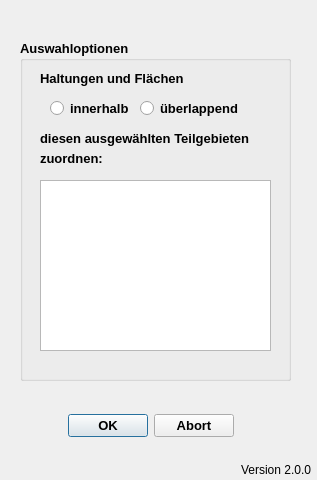
<?xml version="1.0" encoding="UTF-8"?>
<ui version="4.0">
 <class>ConnectDialogBase</class>
 <widget class="QDialog" name="ConnectDialogBase">
  <property name="geometry">
   <rect>
    <x>0</x>
    <y>0</y>
    <width>317</width>
    <height>480</height>
   </rect>
  </property>
  <property name="windowTitle">
   <string>Aus Verbindungslinien zugeordnete Haltungen in Flächen eintragen</string>
  </property>
  <widget class="QDialogButtonBox" name="button_box">
   <property name="geometry">
    <rect>
     <x>60</x>
     <y>410</y>
     <width>181</width>
     <height>32</height>
    </rect>
   </property>
   <property name="font">
    <font>
     <pointsize>10</pointsize>
     <weight>75</weight>
     <bold>true</bold>
    </font>
   </property>
   <property name="toolTip">
    <string>&lt;html&gt;&lt;head/&gt;&lt;body&gt;&lt;p&gt;Datenimport starten ...&lt;/p&gt;&lt;/body&gt;&lt;/html&gt;</string>
   </property>
   <property name="orientation">
    <enum>Qt::Horizontal</enum>
   </property>
   <property name="standardButtons">
    <set>QDialogButtonBox::Abort|QDialogButtonBox::Ok</set>
   </property>
   <property name="centerButtons">
    <bool>true</bool>
   </property>
  </widget>
  <widget class="QLabel" name="label_3">
   <property name="geometry">
    <rect>
     <x>240</x>
     <y>460</y>
     <width>71</width>
     <height>20</height>
    </rect>
   </property>
   <property name="toolTip">
    <string>Version QKan Import</string>
   </property>
   <property name="text">
    <string>Version 2.0.0</string>
   </property>
   <property name="alignment">
    <set>Qt::AlignRight|Qt::AlignTrailing|Qt::AlignVCenter</set>
   </property>
  </widget>
  <widget class="QGroupBox" name="groupBox_2">
   <property name="geometry">
    <rect>
     <x>20</x>
     <y>40</y>
     <width>271</width>
     <height>341</height>
    </rect>
   </property>
   <property name="font">
    <font>
     <pointsize>10</pointsize>
     <weight>75</weight>
     <bold>true</bold>
    </font>
   </property>
   <property name="title">
    <string>Auswahloptionen</string>
   </property>
   <widget class="QListWidget" name="lw_teilgebiete">
    <property name="geometry">
     <rect>
      <x>20</x>
      <y>140</y>
      <width>231</width>
      <height>171</height>
     </rect>
    </property>
    <property name="toolTip">
     <string extracomment="Auswahl der zu bearbeitenden Teilgebiete. Alle auswählen mit [Strg]+A"/>
    </property>
    <property name="statusTip">
     <string extracomment="Auswahl der zu bearbeitenden Teilgebiete. Alle auswählen mit [Strg]+A"/>
    </property>
    <property name="selectionMode">
     <enum>QAbstractItemView::ExtendedSelection</enum>
    </property>
   </widget>
   <widget class="QLabel" name="label">
    <property name="geometry">
     <rect>
      <x>20</x>
      <y>90</y>
      <width>241</width>
      <height>16</height>
     </rect>
    </property>
    <property name="text">
     <string>diesen ausgewählten Teilgebieten</string>
    </property>
   </widget>
   <widget class="QRadioButton" name="rb_within">
    <property name="geometry">
     <rect>
      <x>30</x>
      <y>60</y>
      <width>82</width>
      <height>17</height>
     </rect>
    </property>
    <property name="text">
     <string>innerhalb</string>
    </property>
   </widget>
   <widget class="QRadioButton" name="rb_overlaps">
    <property name="geometry">
     <rect>
      <x>120</x>
      <y>60</y>
      <width>111</width>
      <height>17</height>
     </rect>
    </property>
    <property name="text">
     <string>überlappend</string>
    </property>
   </widget>
   <widget class="QLabel" name="label_2">
    <property name="geometry">
     <rect>
      <x>20</x>
      <y>30</y>
      <width>151</width>
      <height>16</height>
     </rect>
    </property>
    <property name="text">
     <string>Haltungen und Flächen</string>
    </property>
   </widget>
   <widget class="QLabel" name="label_4">
    <property name="geometry">
     <rect>
      <x>20</x>
      <y>110</y>
      <width>81</width>
      <height>16</height>
     </rect>
    </property>
    <property name="text">
     <string>zuordnen:</string>
    </property>
   </widget>
  </widget>
 </widget>
 <resources/>
 <connections>
  <connection>
   <sender>button_box</sender>
   <signal>accepted()</signal>
   <receiver>ConnectDialogBase</receiver>
   <slot>accept()</slot>
   <hints>
    <hint type="sourcelabel">
     <x>265</x>
     <y>205</y>
    </hint>
    <hint type="destinationlabel">
     <x>275</x>
     <y>117</y>
    </hint>
   </hints>
  </connection>
  <connection>
   <sender>button_box</sender>
   <signal>rejected()</signal>
   <receiver>ConnectDialogBase</receiver>
   <slot>reject()</slot>
   <hints>
    <hint type="sourcelabel">
     <x>265</x>
     <y>205</y>
    </hint>
    <hint type="destinationlabel">
     <x>275</x>
     <y>117</y>
    </hint>
   </hints>
  </connection>
 </connections>
</ui>
